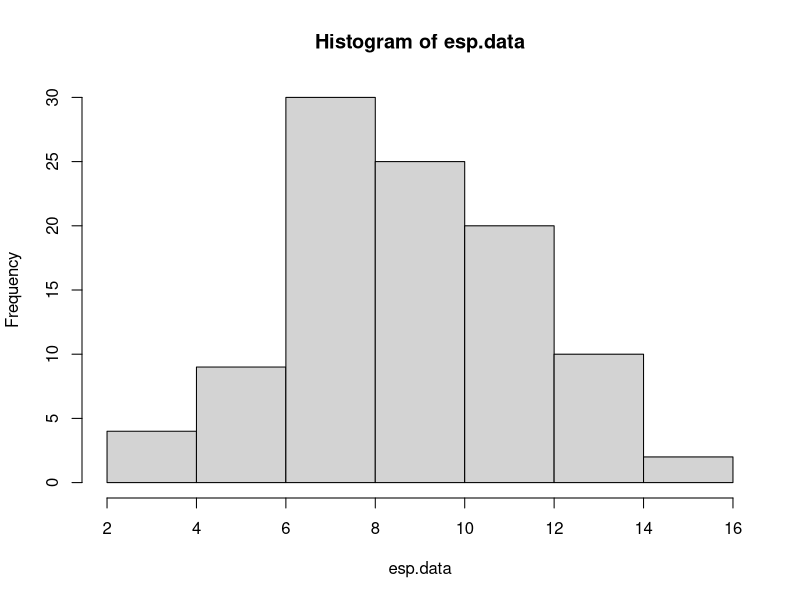
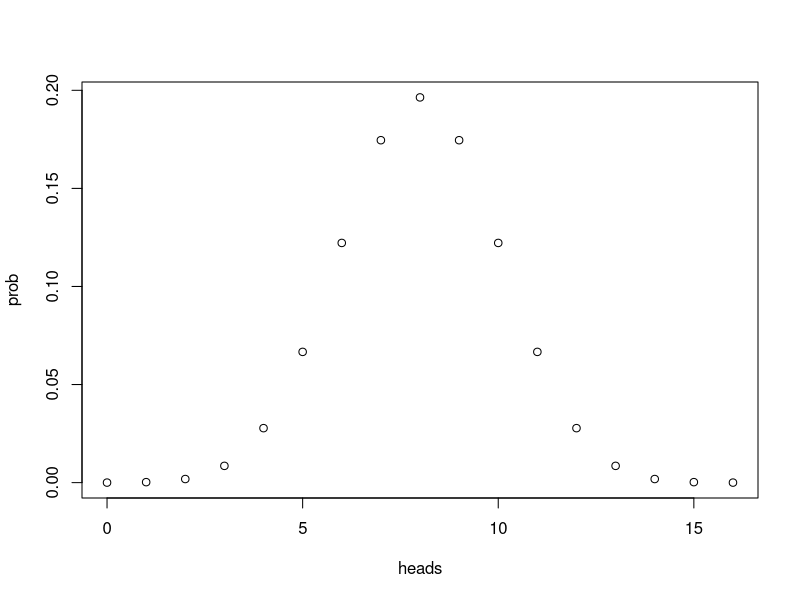
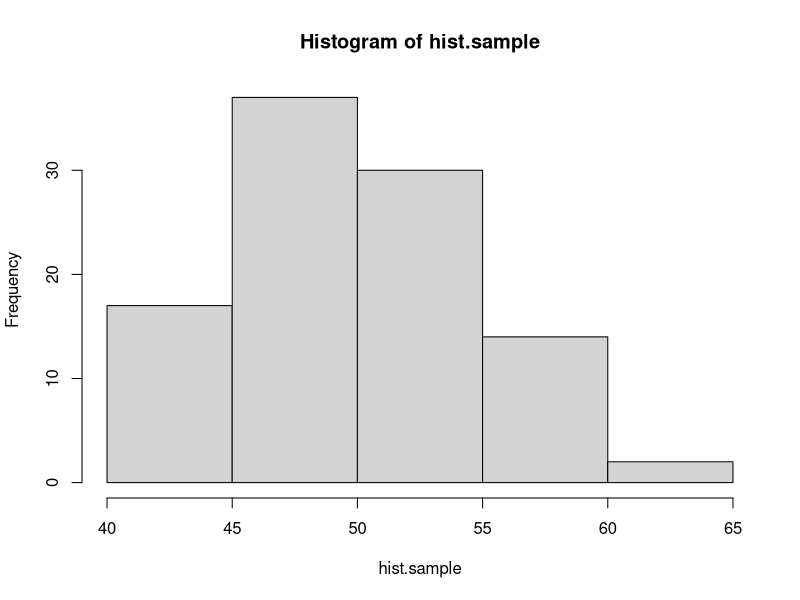
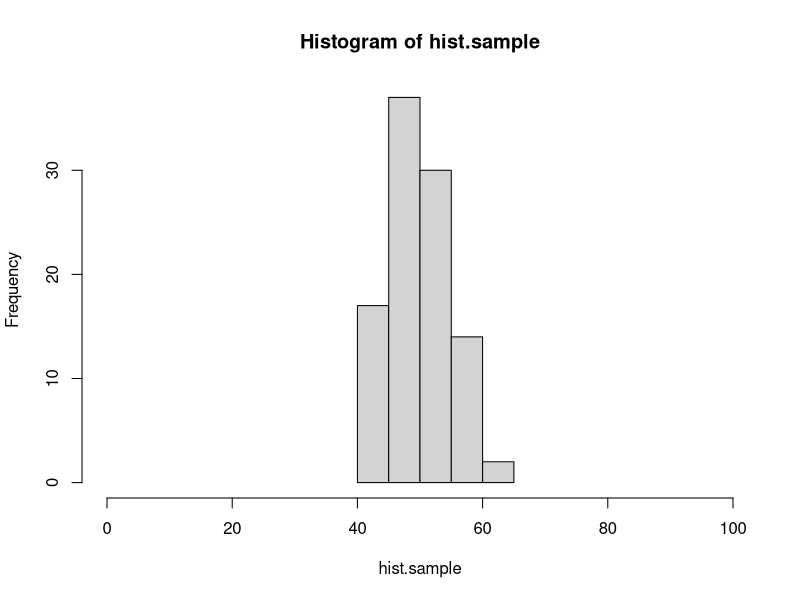
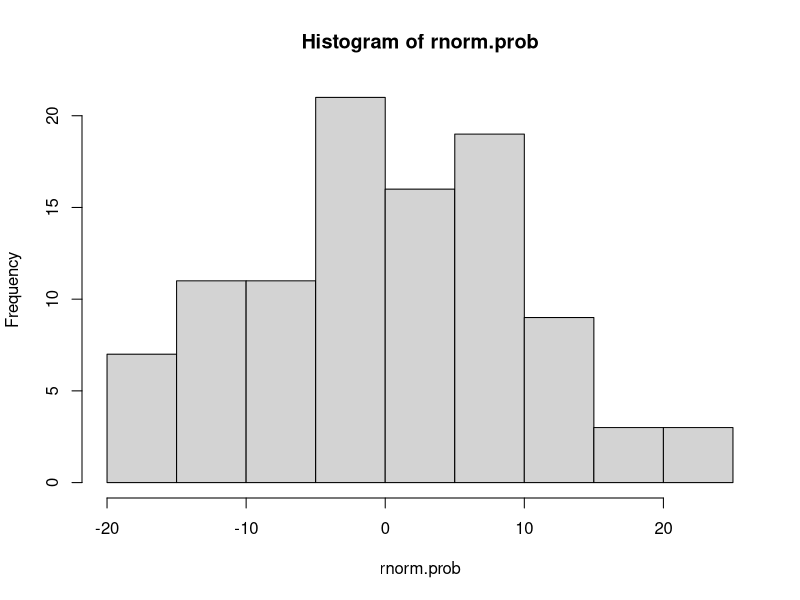
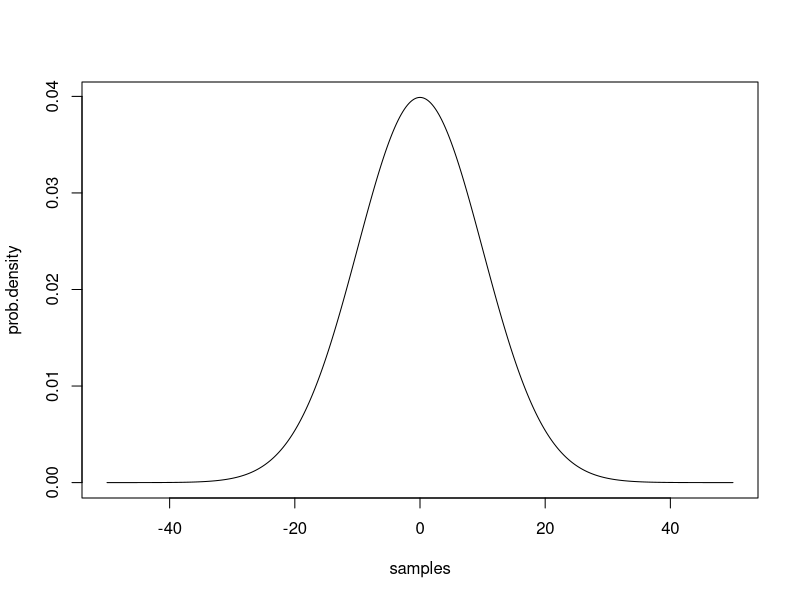
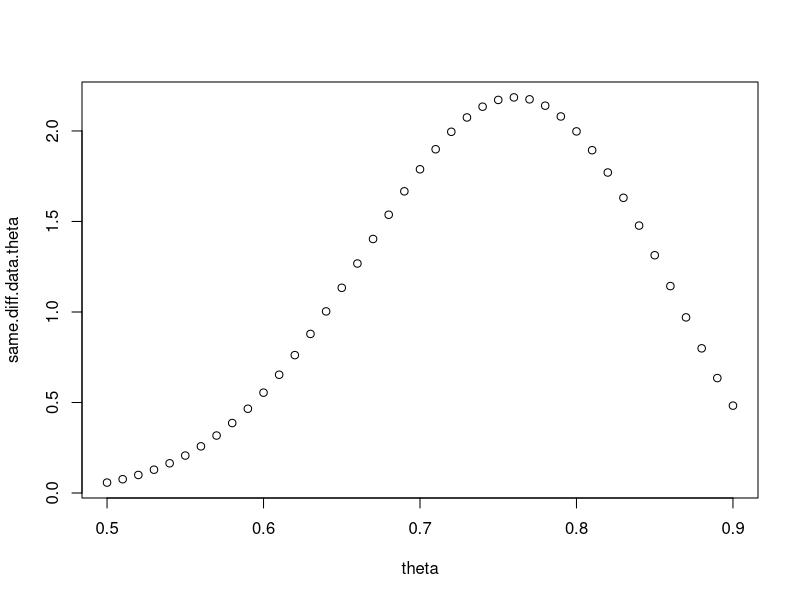
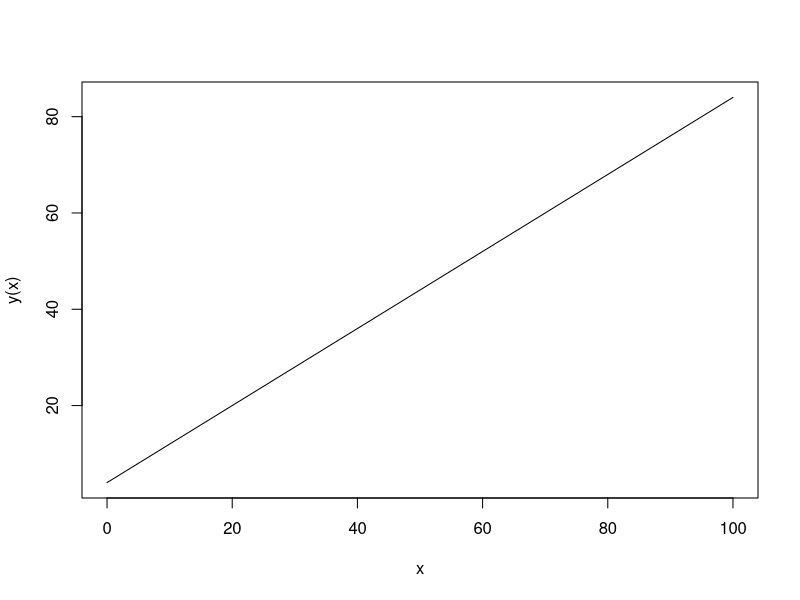

Write the R code that produced these figures, in order.
#### practice with probability distributions ####

# calculating the likelihood requires understanding how to work
# with probability distributions. let's start with the binomial
# distribution.

# the binomial distribution describes the number of "success" in
# some number of "trials" given some probability of success. it 
# is the "coin flipping" distribution. 

# in R, we can draw a sample from a binomial distribution with rbinom()
# this isn't the first time you've seen rbinom, but here it is again, 
# with the parameters spelled out. you can try changing these to explore
# how the function works.

number.of.samples <- 2
number.of.trials.per.sample <- 100
probability.of.success <- 0.7

rbinom(number.of.samples, number.of.trials.per.sample, probability.of.success)

# below, use rbinom to create sample data for the following scenario.
# an experiment tests whether subjects have ESP. 100 subjects are each given
# the opportunity to predict whether a randomly generated number is odd or even.
# each subject makes 20 guesses.
# of course, ESP doesn't exist, so the probability of a successful guess is 0.50.
# store the result in a vector called esp.data

esp.data <- rbinom(100, 20, 0.5)

# a quick way to visualize a distribution is with the hist() function:
hist(esp.data)

# what if we want to know the probability of someone getting exactly 10 guesses
# correct out of 20, if they are randomly guessing? for that we use the density
# function of the binomial: dbinom()

value.to.check <- 10
number.of.trials <- 20
probability.of.success <- 0.5

dbinom(value.to.check, number.of.trials, probability.of.success)

# use dbinom to find out the probability of someone answering 87 out of 100
# questions correctly, if they have a 0.9 probability of giving a correct answer
# for each individual question.

dbinom(87, 100, 0.9)

# with dbinom, you can use a vector as the first argument, to check the probability
# of multiple values at the same time:

values <- c(3, 4, 5)
dbinom(values, 8, 0.5)

# using this shortcut, *plot* the full distribution (probability mass function)
# for flipping 16 fair coins, counting the total number of heads.
# hint: create one vector for the different possible outcomes
#       then use dbinom to calculate the probability of all of the elements in the vector


#a probability mass function plots outcomes on the x, probability of those outcomes on the y

heads<-seq(0, 16)
prob<-dbinom(heads, 16, 0.50)
plot(heads,prob)

# quick detour #

# here's a quick tip about plot() or hist()
# if you want to change the range on the x-axis, you can use the xlim argument:

hist.sample <- rbinom(100, 100, 0.5)
hist(hist.sample)
hist(hist.sample, xlim=c(0,100)) # compare this plot to the line above.

# the normal distribution ##

# normal (gaussian) distributions are characterized by two parameters: mean and standard deviation
# the mean is the the location of the peak of the distribution, and the sd controls the width.
# the smaller the sd, the more peaked the distribution is in the center.

# like the binomial, there are rnorm() and dnorm() functions.

# generate 100 samples from a normal distribution with mean 0 and standard deviation 10.
# then use hist() to create a histogram of these samples.

rnorm.prob<- rnorm(100, 0, 10)
hist(rnorm.prob)

# now plot the probability density function of this distribution.
# use the same strategy as you did above with the binomial to find the density of the normal
# distribution with mean 0 and sd 10 for values between -50 and 50. the distribution is continuous
# so, choose a reasonably small step size between values (remember the seq() function).

samples<-seq(-50, 50, 0.25)
prob.density<-dnorm(samples, 0, 10)
plot(samples, prob.density, type="l")


#### practice calculating likelihoods ####

# here's some data from 10 participants in an ESP experiment like the one described
# above. each subject had 20 guesses. the number of correct guesses is reported.

esp.practice.data <- data.frame(subject=1:10, n.correct=c(11,10,6,10,6,12,10,8,9,11))

# calculate the likelihood (regular, not log) for this data for three different values
# of the probability of success parameter: 0.4, 0.5, and 0.6.
# hint: prod() will multiple all elements of a vector together.

prod(dbinom(esp.practice.data$n.correct, 20, 0.4))
prod(dbinom(esp.practice.data$n.correct, 20, 0.5))
prod(dbinom(esp.practice.data$n.correct, 20, 0.6))

# which parameter value of those options is most likely?

#0.5 is the most likely value

# here is a sample of response times for a single subject from a rapid decision making experiment.
rt.sample <- c(391.5845, 411.9970, 358.6373, 505.3099, 616.2892, 481.0751, 422.3132, 511.7213, 205.2692, 522.3433, 370.1850,
               517.4617, 332.3344, 316.8760, 395.5431, 231.7831, 399.8646, 238.9064, 299.7924, 474.7512, 271.6326, 423.4861,
               379.7867, 212.7789, 233.8291, 472.4591, 534.2131, 453.9655, 408.3443, 352.3001)

# calculate the **log** likelihood for this data assuming that it is generated by a normal
# distribution for each of the following parameters. 
# hint: sum() adds the numbers in a vector. log() is the natural log function, or log=T for dnorm().

# 1) mean 350, sd 50
sum(dnorm(rt.sample, 350, 50, log=TRUE))

# 2) mean 400, sd 50
sum(dnorm(rt.sample, 400, 50, log=TRUE))

# 3) mean 450, sd 50
sum(dnorm(rt.sample, 450, 50, log=TRUE))

# 4) mean 350, sd 100
sum(dnorm(rt.sample, 350, 100, log=TRUE))

# 5) mean 400, sd 100
sum(dnorm(rt.sample, 400, 100, log=TRUE))

# 6) mean 450, sd 100
sum(dnorm(rt.sample, 450, 100, log=TRUE))

# which parameter set has the highest likelihood?

#mean of 400, standard deviation of 100


# here is a set of data for a subject in a categorization experiment, modeled with GCM.
# calculate the log likelihood of the parameters in the model (which i am not showing you).
# the point here is to know what to do when the model gives you a predicted probability
# of a response, and the data is either that response or not that response.
# hint: add a new column indicating the likelihood of each response, using mapply. then convert to log and add.
# if you do this correctly, the answer is -10.84249.

gcm.practice.data <- data.frame(correct.response = c(T, T, T, T, F, T, T, F, T, T, T, F, F, T, T, F, T, T, T, T),
                                gcm.probability.correct = c(0.84, 0.80, 0.84, 0.80, 0.79, 0.86, 0.89, 0.87, 0.69, 0.85, 0.75,
                                                            0.74, 0.82, 0.85, 0.87, 0.69, 0.83, 0.87, 0.80, 0.76))

gcm.practice.data$individual.likelihood <- mapply(
  function(prob, response){
  if (response == T){
    return(prob)
  }else{
    return(1-prob)
  }
}, gcm.practice.data$gcm.probability.correct, gcm.practice.data$correct.response)

gcm.practice.data$log.likelihood <- log(gcm.practice.data$individual.likelihood)

sum(gcm.practice.data$log.likelihood)

#we need to be returning a part of a vector, but not a vector

#### maximum likelihood estimation ####

# the same search strategies we used for parameter fitting with rmse can be used with likelihoods,
# including grid search.

# here are the number of correct responses each subject gave in an experiment in which they had to
# decide if two images were the same or different. there were 40 trials for each subject
same.diff.data <- c(32, 29, 31, 34, 26, 29, 31, 34, 29, 31, 30, 29, 31, 34, 33, 27, 32, 29, 29, 27)

# we can model this experiment's data as 40 coin flips for each subject. use grid search to plot the likelihood
# function for values of theta (probability of a correct response) between 0.5 and 0.9, in steps of 0.01.
# start by writing a function that calculates the likelihood (not log) for the entire set of data given a value of theta.

same.diff.data.likelihood <- function(theta){
  sum(dbinom(same.diff.data, 40, theta))
}

theta<-seq(from=0.5, to = 0.9, by= 0.01)



# then use sapply to run the function for each possible value of theta in the set. use seq() to generate the
# set of possible values. plot the set of values on the x axis and the corresponding likelihoods on the y axis.

same.diff.data.theta <- sapply(theta, same.diff.data.likelihood)
plot(theta, same.diff.data.theta)
# the "true" underlying value i used to generate the data was 0.75. does that match up with the grid search?

#GO BACK TO GRID SEARCH

## mle with optim()

# in this section, you'll do model recovery for a descriptive model of the linear relationship 
# between two continuous variables.

# let's assume that variable y is a linear function of variable x, such that:
# y = 4 + 0.8x

# create a vector of x values from 0 to 100, and the corresponding vector of y values,
# then plot these with x values on the x axis, and y values on the y axis.

x<-seq(0, 100)
y <- function(x){
  return(4+(0.8*x))
}

plot(x,y(x), type="l")

# now let's assume that the relationship between x and y isn't perfect. there's a bit of random
# noise. add a random sample from a normal distribution with mean 0 and sd 10 to each y value.
# hint: there are 101 y values, so you need 101 samples.

y.noise <- function(x){
  return(4+(0.8*x)+rnorm(101, mean=0, sd=10))
}


# plot the data again, with the new noisy y values.


plot(x,y.noise(x))

# there are three parameter values that control this plot,
# the intercept of the line: 4
# the slope of the line: 0.8
# the sd of the normal distribution: 10

# say that we observe a point of data, x = 20 and y = 27.
# the linear equation, y <- 4 + 0.8*x, predicts that when x is 20 y should also be 20.
4 + 0.8*20

# our model of this data assumes that the relationship is not perfect.
# we assume that there is noise so that when x is 20, the most likely value of y should be 4 + 0.8*x,
# but other values of y are possible. we describe the probability of different values of y with a normal
# distribution. when x is 20, then the normal distribution of y values is centered on 20, because the line
# says that y is 4 + 0.8x. using the normal distribution is helpful because it gives us a way to quantify
# how likely a value of 19 is compared to a value of 16, when x is 20.

# here's an example
x.observed <- 20
y.predicted <- 4 + 0.8*x.observed

# to find out the probability of y.observed=20, use dnorm()
# the mean of the normal distribution should be y.predicted (the distribution is centered on the line)
# and the sd of the normal is a parameter we will estimate, but for the demo below, is set to 10.
y.observed <- 20
dnorm(y.observed, y.predicted, 10)

# write the code to see how likely it is that y will be 33 when x is 29? (assuming sd = 10)
# the correct answer is 0.03371799...

# answer needed here.

# now generalize your solution to compute the likelihood of each value of y that you generated above.
# in other words, write the code that takes a vector of x and y values, and returns the probability
# of each pair given that the relationship between x and y is y <- 4 + 0.8*x and the normal distribution has an sd of 10.

# answer needed here.

# now generalize your solution one step further. write a function that takes in a vector of parameters,
# where parameters[1] is the intercept, parameters[2] is the slope, and parameters[3] is the sd of the normal,
# and returns the total **negative log likelihood**. remember, we want the negative log likelihood because
# optim() will find the set of parameters that minimizes a function.

# answer needed here.

# use optim() and Nelder-Mead to search for the best fitting parameters. remember to ensure that sd > 0
# and return NA if it is not.

# answer needed here.

# finally, plot the best fitting line on your points by using the abline() function, and the parameters that optim() found.

# answer needed here.